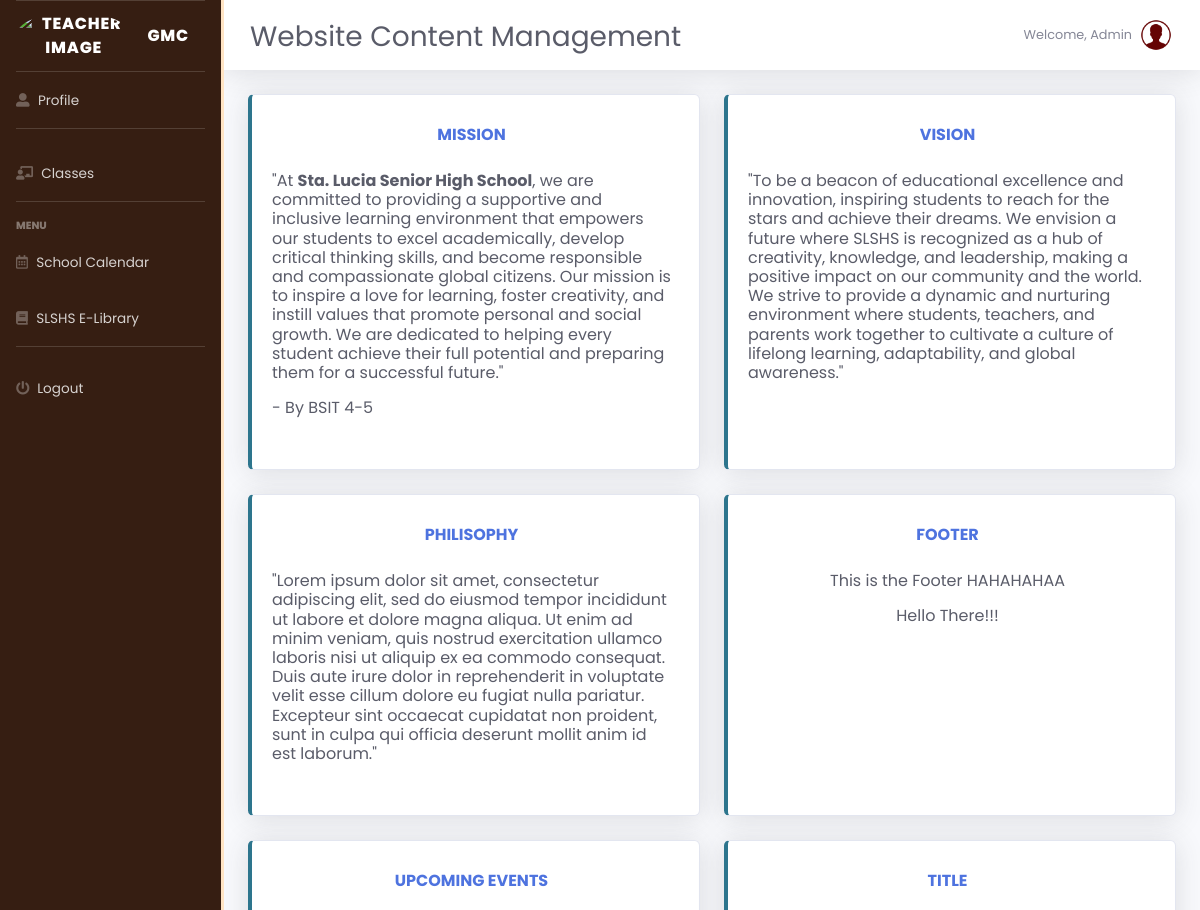
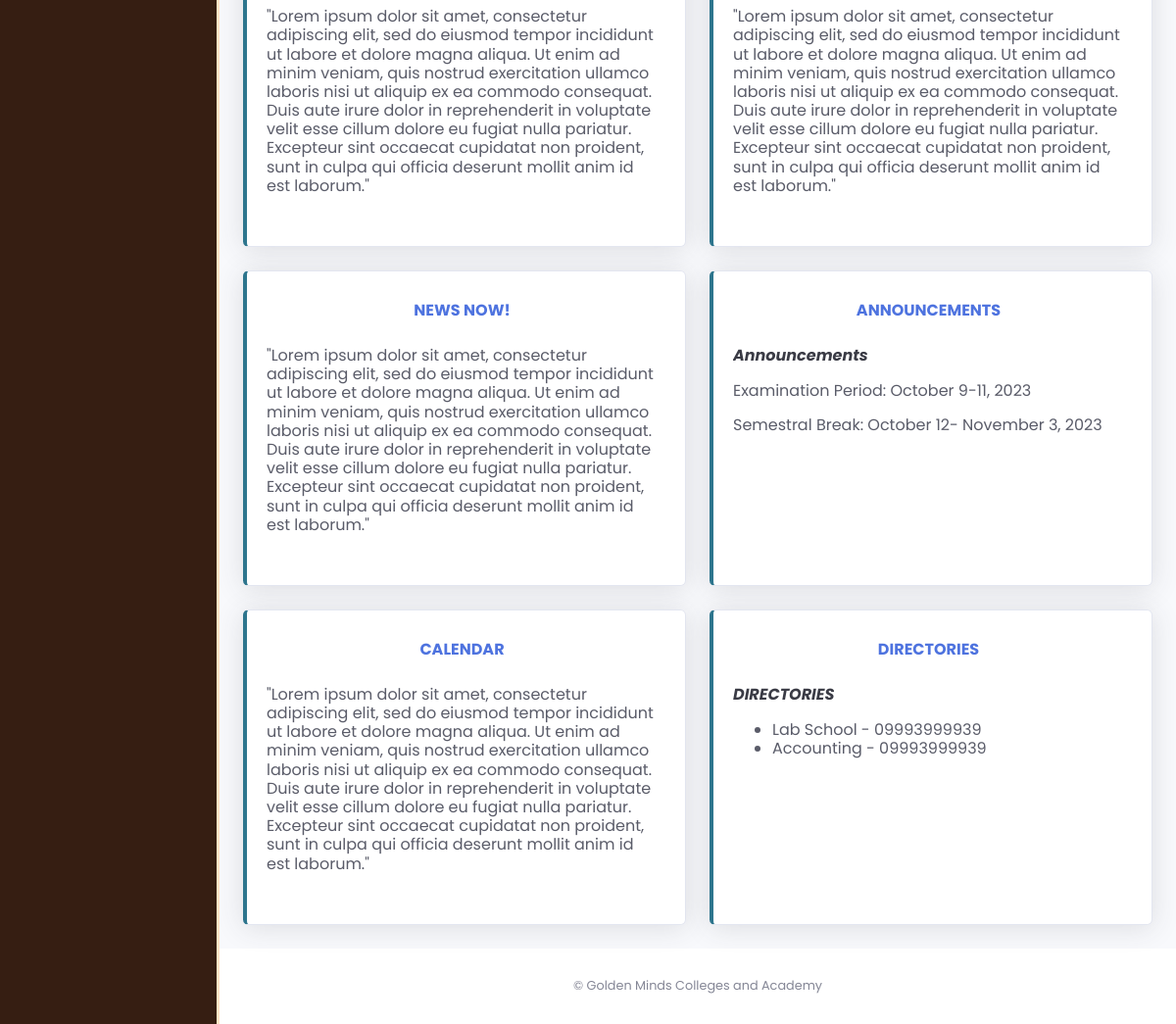
The page /student/content.php on the database its author committed (2 pictures, top to bottom).
### tables this page shows
CREATE TABLE `content` (
  `content_id` int(11) NOT NULL,
  `title` varchar(100) NOT NULL,
  `content` mediumtext NOT NULL
);

### student/content.php (the view, shortened to what this page needs)
<?php
include('includes/header.php');
include('includes/navbar.php');
include('dbcon.php');
?>
        <div id="content-wrapper" class="d-flex flex-column">
            <div id="content">
                <nav class="navbar navbar-expand navbar-light bg-white topbar mb-4 static-top shadow newtopbar" style="margin-bottom:0;">
                    <div class="d-sm-flex align-items-center justify-content-between mb-4" style="margin-top: 27px; margin-left: 10px;">
                        <h1 class="h3 mb-0 text-gray-800">Website Content Management</h1>
                    </div>
                    <ul class="navbar-nav ml-auto">
                        <li class="nav-item dropdown no-arrow">
                            <a class="nav-link dropdown-toggle" href="#" id="userDropdown" role="button"
                                data-toggle="dropdown" aria-haspopup="true" aria-expanded="false">
                                <span class="mr-2 d-none d-lg-inline text-gray-600 small">Welcome, Admin</span>
                                <img class="img-profile rounded-circle" src="img/icons8-male-user-50.png">
                            </a>
                        </li>
                    </ul>
                </nav>
     <div class="container-fluid">
<div class="row">
    <?php
$query = "SELECT * FROM content";
$query_run = mysqli_query($conn, $query);
$missions = array();
if (mysqli_num_rows($query_run) > 0) {
    while ($row = mysqli_fetch_assoc($query_run)) {
        $missions[] = $row;
    }
}
?>
<?php foreach ($missions as $mission) { ?>
    <td>
        <div class="col-xl-6 col-md-6 mb-4" data-toggle="modal" data-target="#contentModal<?php echo $mission['content_id']; ?>">
            <div class="card border-left-sector shadow h-100 py-2">
                <div class="card-body">
                    <div class="row no-gutters align-items-center">
                        <div class="col mr-2">
                            <div class="text-s font-weight-bold text-primary text-uppercase mb-1" >
                                <center><?php echo $mission['title']; ?></center>
                            </div>
                            <div class="h6 mb-0 text-gray-800">
                                <?php echo $mission['content']; ?>
                            </div>
                        </div>
                    </div>
                </div>
            </div>
        </div>
    </td>
<?php } ?>
</div>
</div>
</div>
<?php
include('includes/scripts.php');
include('includes/footer.php');
?>

### student/css/newheader.css (style rules this page uses)
* { font-family: 'Poppins',sans-serif; }
.newtopbar { margin-bottom: 0rem !important; }
.mb-0 { margin-top: 1.5rem !important; margin-bottom: 1.5rem !important; }
.border-left-sector { border-left: 0.25rem solid #2d758d !important; }
.card { transition: all 0.3s ease-in-out; }

### rows shown on the page
content: title "MISSION", content "\"At Sta. Lucia Senior High School , we are committed to providing a supportive and inclusive learning environment that empowers our students to excel academically, develop critical thinking skills, and become responsible and compassionate global citizens. Our mission is to inspire a love for learning, foster creativity, and instill values that promote personal and social growth. We are dedicated to helping every student achieve their full potential and preparing them for a successful future.\" - By BSIT 4-5"
content: title "VISION", content "\"To be a beacon of educational excellence and innovation, inspiring students to reach for the stars and achieve their dreams. We envision a future where SLSHS is recognized as a hub of creativity, knowledge, and leadership, making a positive impact on our community and the world. We strive to provide a dynamic and nurturing environment where students, teachers, and parents work together to cultivate a culture of lifelong learning, adaptability, and global awareness.\""
content: title "PHILISOPHY", content "\"Lorem ipsum dolor sit amet, consectetur adipiscing elit, sed do eiusmod tempor incididunt ut labore et dolore magna aliqua. Ut enim ad minim veniam, quis nostrud exercitation ullamco laboris nisi ut aliquip ex ea commodo consequat. Duis aute irure dolor in reprehenderit in voluptate velit esse cillum dolore eu fugiat nulla pariatur. Excepteur sint occaecat cupidatat non proident, sunt in culpa qui officia deserunt mollit anim id est laborum.\""
content: title "FOOTER", content "This is the Footer HAHAHAHAA Hello There!!!"
content: title "UPCOMING EVENTS", content "\"Lorem ipsum dolor sit amet, consectetur adipiscing elit, sed do eiusmod tempor incididunt ut labore et dolore magna aliqua. Ut enim ad minim veniam, quis nostrud exercitation ullamco laboris nisi ut aliquip ex ea commodo consequat. Duis aute irure dolor in reprehenderit in voluptate velit esse cillum dolore eu fugiat nulla pariatur. Excepteur sint occaecat cupidatat non proident, sunt in culpa qui officia deserunt mollit anim id est laborum.\""
content: title "TITLE", content "\"Lorem ipsum dolor sit amet, consectetur adipiscing elit, sed do eiusmod tempor incididunt ut labore et dolore magna aliqua. Ut enim ad minim veniam, quis nostrud exercitation ullamco laboris nisi ut aliquip ex ea commodo consequat. Duis aute irure dolor in reprehenderit in voluptate velit esse cillum dolore eu fugiat nulla pariatur. Excepteur sint occaecat cupidatat non proident, sunt in culpa qui officia deserunt mollit anim id est laborum.\""
content: title "NEWS NOW!", content "\"Lorem ipsum dolor sit amet, consectetur adipiscing elit, sed do eiusmod tempor incididunt ut labore et dolore magna aliqua. Ut enim ad minim veniam, quis nostrud exercitation ullamco laboris nisi ut aliquip ex ea commodo consequat. Duis aute irure dolor in reprehenderit in voluptate velit esse cillum dolore eu fugiat nulla pariatur. Excepteur sint occaecat cupidatat non proident, sunt in culpa qui officia deserunt mollit anim id est laborum.\""
content: title "ANNOUNCEMENTS", content "Announcements Examination Period: October 9-11, 2023 Semestral Break: October 12- November 3, 2023"
content: title "CALENDAR", content "\"Lorem ipsum dolor sit amet, consectetur adipiscing elit, sed do eiusmod tempor incididunt ut labore et dolore magna aliqua. Ut enim ad minim veniam, quis nostrud exercitation ullamco laboris nisi ut aliquip ex ea commodo consequat. Duis aute irure dolor in reprehenderit in voluptate velit esse cillum dolore eu fugiat nulla pariatur. Excepteur sint occaecat cupidatat non proident, sunt in culpa qui officia deserunt mollit anim id est laborum.\""
content: title "DIRECTORIES", content "DIRECTORIES Lab School - 09993999939 Accounting - 09993999939"
